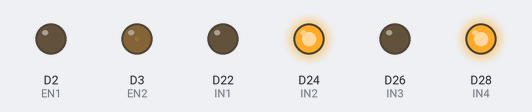
Bench run of a sketch on a simulated Arduino Zero (SAMD21). Parts: output pins drawn as LEDs (lit = HIGH).

Above: at 0.1 s.
Timing chart, 0 to 1.6 s (numbered marks = the images above):
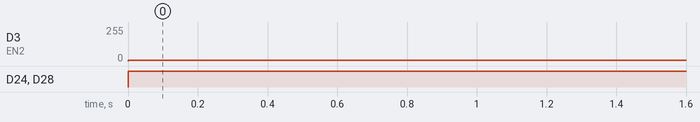

Measured:
- by itself, D3 (EN2): 0/255 → 6/255 at 0.00 s
- by itself, D24 (IN2), D28 (IN4): LOW → HIGH at 0.00 s

The sketch:

resolucion_analog.ino
```cpp
#include <Servo.h>
int EN1=2;
int EN2=3;
int IN1=22;
int IN2=24;
int IN3=26;
int IN4=28;

void setup() {
  pinMode(EN1,OUTPUT);
  pinMode(EN2,OUTPUT);
  pinMode(IN1,OUTPUT);
  pinMode(IN2,OUTPUT);
  pinMode(IN3,OUTPUT);
  pinMode(IN4,OUTPUT);}

void loop() {
  digitalWrite(IN1, LOW);
  digitalWrite(IN2, HIGH);
  digitalWrite(IN3, LOW);
  digitalWrite(IN4, HIGH);
  analogWriteResolution(12);
  analogWrite(EN1,100);
  analogWrite(EN2,100);
   }
```
